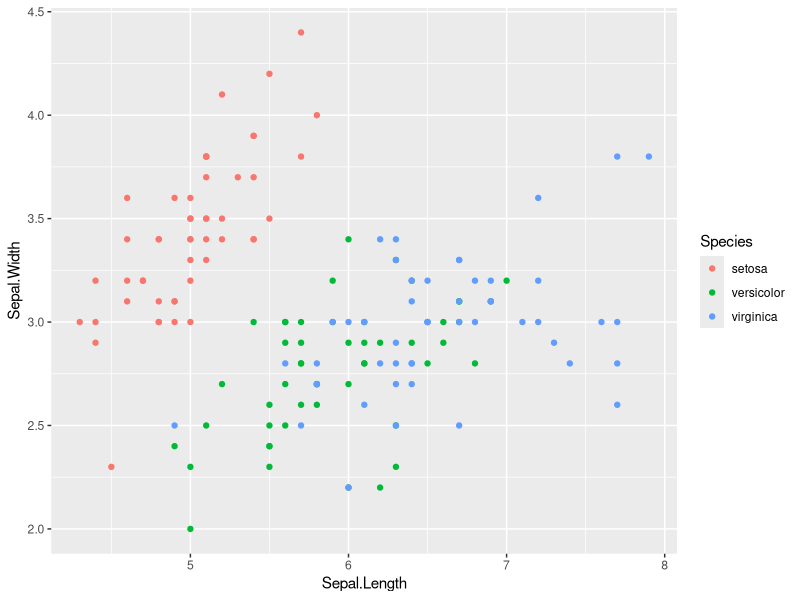
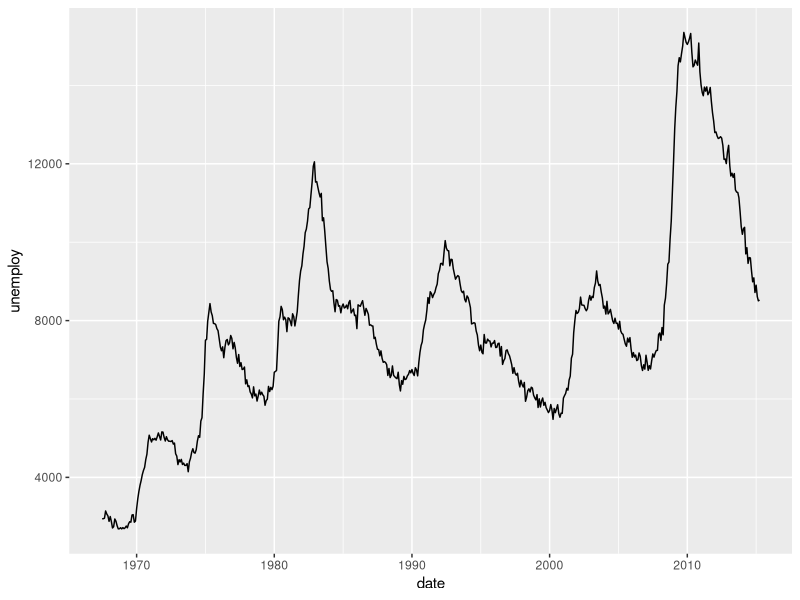
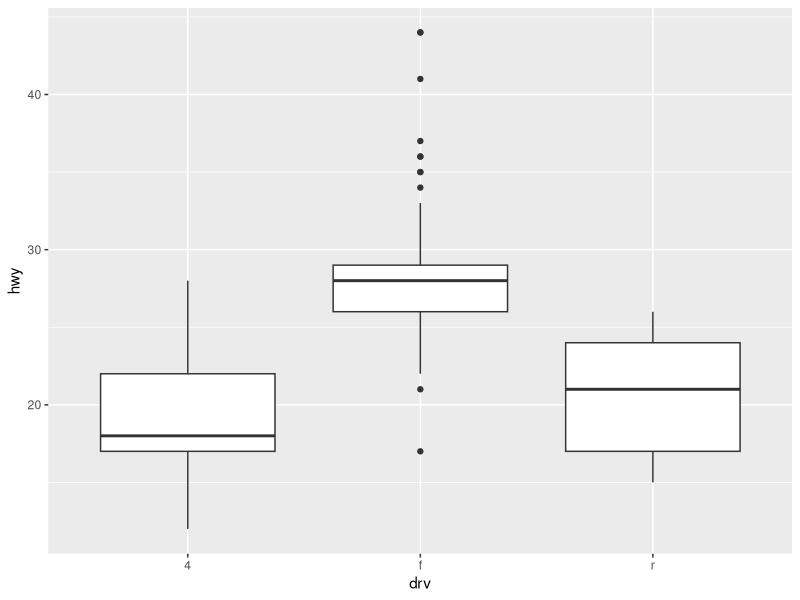
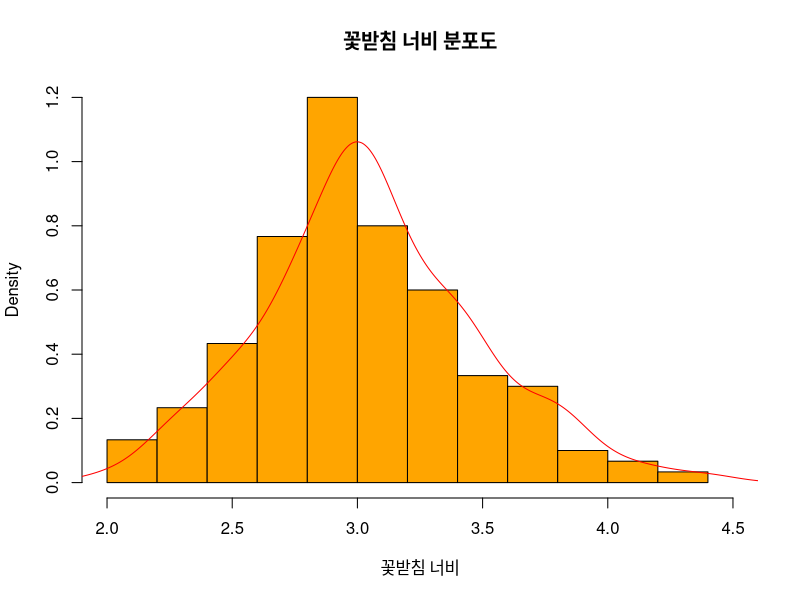

Source code (R) for these figures, in order:
#날짜 : 2020/08/04
#이름 : 유효진
#내용 : 데이터시각화 - 기타 그래프 p237

library(ggplot2)

#산점도
ggplot(data=iris, aes(x = Sepal.Length, y = Sepal.Width)) + 
geom_point(aes(color = Species))

#라인그래프
View(economics)
ggplot(data=economics, aes(x=date, y=unemploy)) + geom_line()

#박스플롯
View(mpg)
summary(mpg)
ggplot(data=mpg, aes(x=drv, y=hwy)) + geom_boxplot()

#히스토그램
hist(iris$Sepal.Width,
     xlim = c(2.0, 4.5),
     xlab = '꽃받침 너비',
     col = 'orange',
     freq = F,
     main = '꽃받침 너비 분포도')

#정규분포 라인
lines(density(iris$Sepal.Width), col = 'red')
